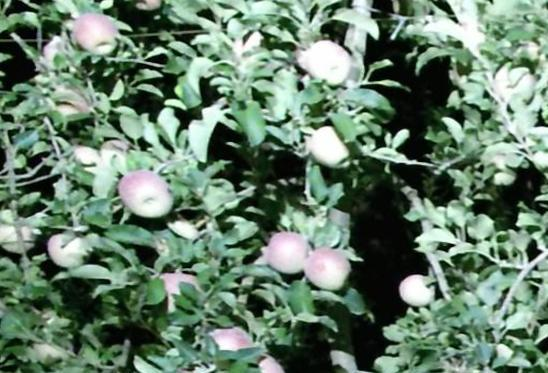
%> input picture recipes_scripts/test_ndi_index/BD04_inf_201724_004_01_RGBhr.jpg, 548 x 373 px
$ octave scriptNIR.m   (GNU Octave 9; MATLAB toolbox functions it lacks are replaced by stand-ins)
%> lines starting %> are read from the running program, lines starting %| are printed output that depends on the picture
% ------------------------------------------------------------------------
% Fruit Detection Project
% Author: https://github.com/juancarlosmiranda/
% Date: December 2020
% ------------------------------------------------------------------------

% Script to get images cropped, cut images with a rectagle coordinates
% Shows a general images and one fruit cropped

%% setting environment
clc; close all; clear all;
home_user=pwd;
pathScript=fullfile(home_user,'development/fruitdetection/');
pathTestImages=fullfile(home_user,'development/fruitdetection/testingImages/');
pathTestNIR=fullfile(home_user,'development/fruitdetection/testingImages/');

% data names: images and NIR
imageName='BD04_inf_201724_004_01_RGBhr.jpg';
imageNameNIR='BD04_inf_201724_004_01_DS.mat';

%% load NIR
load(fullfile(pathTestNIR, imageNameNIR));

% --------------------------------
IRGBPath=fullfile(pathTestImages, imageName);
IRGB=imread(IRGBPath);
%> IRGB is the input picture: size 373x548x3 uint8; mean R, G, B 102.4, 127.2, 107.7
InirChannel1=NIR_DEPTH_res_crop(:,:,1);  % getn channel 1 from NIR
% --------------------------------

humanLabeledListBbox=[72,10,47,47;
    299,35,51,51;
    119,167,51,52;
    46,227,45,46;
    152,269,50,49;
    266,230,44,44;
    305,246,44,44;
    205,324,49,47;
    397,270,39,39;
    307,122,49,49;
    99,136,35,35;
    61,141,39,39;
    40,80,47,47;
    1,211,40,42;
    30,331,42,40;
    493,61,45,45;
    446,45,45,45
    ];

% ------------------------------------
figure; imshow(IRGB);

for i=1:size(humanLabeledListBbox,1)
    %i=3;
    % -------------------------------
    x1=humanLabeledListBbox(i,1);
    y1=humanLabeledListBbox(i,2);
    x2=humanLabeledListBbox(i,3)+x1;
    y2=humanLabeledListBbox(i,4)+y1;

    ISelected2 = IRGB(y1:y2, x1:x2);
    % copy all RGB channles
    ISelected2(:,:,1) = IRGB(y1:y2, x1:x2,1);
    ISelected2(:,:,2) = IRGB(y1:y2, x1:x2,2);
    ISelected2(:,:,3) = IRGB(y1:y2, x1:x2,3);
    % -------------------------------
    figure; imshow(ISelected2);
    % -------------------------------
    INIRSelected=InirChannel1(y1:y2, x1:x2);
    meanNIR=mean2(INIRSelected(:,:));
    stdNIR=std2(INIRSelected(:,:));
    minNIR=min(INIRSelected(:));
    maxNIR=max(INIRSelected(:));

    fprintf('%3f %3f %3f %3f \n', meanNIR, stdNIR, minNIR, maxNIR);
    break;
    % -------------------------------
end
%> this loop made 1 pass
%> pass 1, `ISelected2 = IRGB(y1:y2, x1:x2);`:
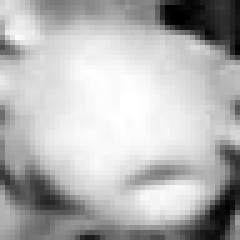
%> ISelected2: size 48x48 uint8 (shown 5 times larger); min 0, max 255, mean 180.5
%> pass 1, `imshow(ISelected2)`:
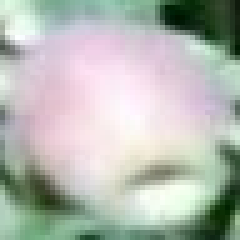
%> displayed picture: size 48x48x3, on the screen's scale of 0 to 255 (shown 5 times larger); mean R, G, B 180.5, 185.1, 178.1
